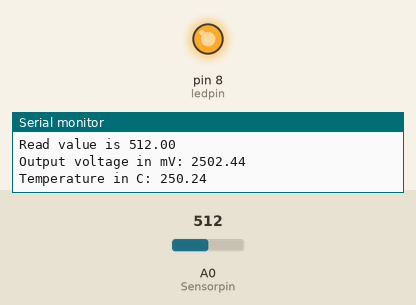
Simulated run of this sketch. Board: Arduino Uno, built with avr-gcc and run on an emulated ATmega328P. On the bench: output pins drawn as LEDs (lit = HIGH), the last lines printed to the serial monitor. The test bench sets the inputs (shaded band); at power-on: A0 (Sensorpin) = 512.

Above: at 2.8 s.
2.9 s: A0 (Sensorpin) set to 67
5.6 s: A0 (Sensorpin) set to 56
At 7.2 s:
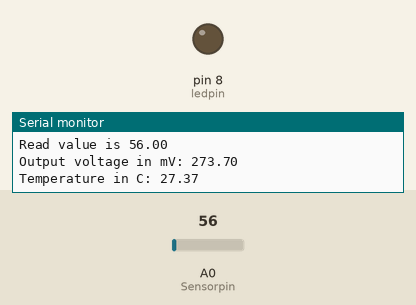
8.3 s: A0 (Sensorpin) set to 122
At 11.2 s:
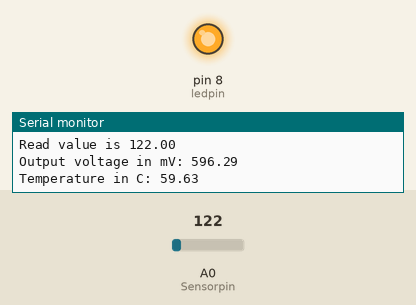
11.5 s: A0 (Sensorpin) set to 20
At 13.2 s:
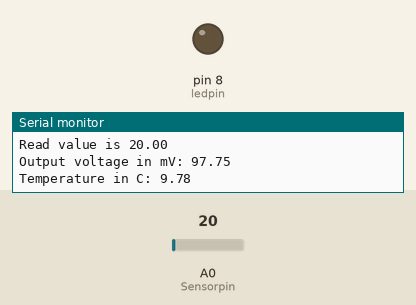
Timing chart, 0 to 14.7 s (numbered marks = the images above; inputs shaded):
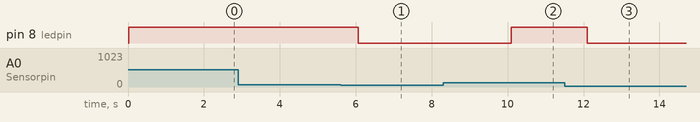

The sketch:

temperature_sensor_lm35.ino
```cpp
int Sensorpin = A0;
int ledpin = 8;
float readvalue,mVout,tempC;

void setup() {
  pinMode(Sensorpin,INPUT);
  pinMode(ledpin,OUTPUT);
  Serial.begin(9600);


}

void loop() {
  readvalue = analogRead(Sensorpin);
  mVout = (5000.0 / 1023.0) * readvalue;
  tempC = mVout / 10;
  Serial.print("Read value is ");
  Serial.println(readvalue);
  Serial.print("Output voltage in mV: ");
  Serial.println(mVout);
  Serial.print("Temperature in C: ");
  Serial.println(tempC);
  Serial.println( );
  if(tempC > 30)
    digitalWrite(ledpin,HIGH);
  else
    digitalWrite(ledpin,LOW);
  delay(2000);

}
```

Measured:
- the behaviour switches between 62 and 61 on A0 (Sensorpin) (found by bisection; images 0 and 1)
- after the input at 5.6 s, pin 8 (ledpin): HIGH → LOW after 0.46 s
- after the input at 8.3 s, pin 8 (ledpin): LOW → HIGH after 1.8 s
- after the input at 11.5 s, pin 8 (ledpin): HIGH → LOW after 0.60 s
